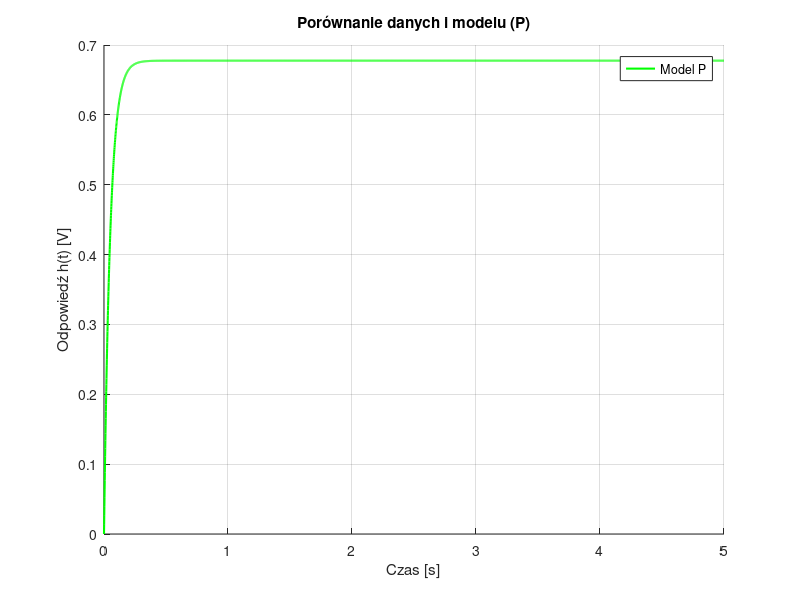

MATLAB code for this plot:
close all;
clear;
clc;

%% --- USTAWIENIA ---
typ_reg = 'P';               % 'P', 'PI', lub 'PID, lub PD'

%% --- WCZYTANIE DANYCH I PRZYGOTOWANIE ---

% --- Identyfikacja parametrów dynamicznych ---
% Dla ćw 4 wszystkie parametry identyfikujemy "z ręki" nie z csv

% Odczytana z CSV stała czasowa

Tp = 0.155500000000000

% a) Charakterystyka obiektu sterowanego -> wyznaczenie kp

Ua = -10:1:10
nUa = [-25.5 , -25, -22.5, -19, -16.5, -13.5, -11, -8, -5, -2.5, 0, 3.5, 6, 9, 12, 15, 17.5, 21, 24, 26.5, 27]

p = polyfit(Ua, nUa, 1);
kp = p(1) * 6


% b) Charakterystyka tachoprądnicy

Ut = [-2.2, -1.8, -1.62, -1.39, -1.1, -0.89, -0.85, -0.65, -0.4, -0.25,0, 0.07, 0.27, 0.47, 0.7, 0.99, 1.2, 1.51, 1.85, 2.14, 2.22];
nUt = [-25.5 , -25, -22.5, -19, -16.5, -13.5, -11, -8, -5, -2.5, 0, 3.5, 6, 9, 12, 15, 17.5, 21, 24, 26.5, 27];

p2 = polyfit(nUt, Ut, 1);
kt = p2(1) / 6


% c) Zależność sygnału (napięcia) wyjściowego THETA od kąta PHI

%theta -> napięcie na wyjściu
%phi -> kąt położenia osi
%dla poprawnego obliczenia delty trzeba bylo odwrocic dane i interpretowac
%je jako -180stopni -> 180stopni
theta = [-10.02, -9.96, -9.4, -8.82, -8.24, -7.66, -7.15, -6.55, -5.97, -5.39, -4.8, -4.19, -3.6, -3.02, -2.41, -1.83, -1.21, -0.627, 0.0246, 0.06, 0.71, 1.31, 1.92, 2.47, 3.11, 3.64, 4.21, 4.77, 5.27, 5.85, 6.41, 6.97, 7.52, 8.12, 8.68, 9.27, 9.73];
phi = -180:10:180;


d_theta = diff(theta);
d_phi = diff(phi);
ks = mean(d_theta ./ d_phi)



% d) Zależność sygnału napięcia zadającego THETA od kąta PHI

%theta2 -> napięcie na wyjściu
%phi2 -> kąt położenia osi
%tez potrzebna jest kreatywna analiza danych
%phi2 do 100, bo byla martwa strefa, a tyle punktow wystarczy do
%prawidlowego policzenia delty

theta2 = [ -9.97, -9.38, -8.79, -8.22, -7.56, -6.99, -6.43, -5.82, -5.31, -4.7, -4.1, -3.43, -2.92, -2.33, -2.29, -1.76, -1.18, -0.61, 0.002, 0.13, 0.55, 1.13, 1.85, 2.26, 2.91, 3.53, 4.04, 4.55, 5.1];
phi2 = -180:10:100;

d_theta2 = diff(theta2);
d_phi2 = diff(phi2);
kr = mean(d_theta2 ./ d_phi2)




yplus10 = 1*0.9;
ymius10 = 1*1.1;


fprintf("=== Parametry identyfikacji ===\n");
fprintf("Tp = %.4f\nkp = %.4f\nkt = %.4f\nks_mean = %.4f\nkr_mean = %.4f\n\n", ...
     Tp, kp, kt, ks, kr) ;

%% --- PARAMETRY REGULATORA I SPRZĘŻEŃ ---
Kc = 10;     % wzmocnienie proporcjonalne
Ti_nastawa = 700;     % czas całkowania -> liczba obrotów
Td_nastawa = 3;     % czas różniczkowania -> liczba obrotów
kw = 3;     % wzmocnienie sprzężenia zwrotnego
kz = 2;     % dodatkowe sprzężenie (opcjonalnie)

%Td = (2.2 + Ti_nastawa*4.7)*2.2*10^-4 Wzór ze skryptu (w dodatku poprawiony)
Ti = (1.2+Ti_nastawa*3.16)*1.2*10^-4
Td = (1+Td_nastawa*3.16)*1*10^-4

Ti = 0.1

%% --- DEFINICJE BLOKÓW ---
s = tf('s');

% Model układu ze skryptu 4.4
% 
%  MODEL OBIEKTU – silnik DC:
%  Gp(s) = k_p / s* (1 + T_p*s)
%

G_kr = kr;
Gp = kp / (s*(1 + Tp*s));



% --- Regulator w zależności od trybu ---
switch typ_reg
    case 'P'
        Gc = Kc;
        disp('➡️ Symulacja regulatora P');
    case 'PI'
        % Według skryptu 
        %Gc = Kc + 1/(s*Ti);
        Gc = Kc * (1 + 1/(Ti*s));
        disp('➡️ Symulacja regulatora PI');
    case 'PID'
        Gc = Kc * (1 + 1/(Ti*s) + (1+Td*s));
        disp('➡️ Symulacja regulatora PID');
    case 'PD'
        % Regulator PD – proporcjonalno–różniczkujący
        % Czas różniczkowania Td określa wzmocnienie składnika D
        Gc = Kc * (1+ Td*s);
        disp('➡️ Symulacja regulatora PD');

    otherwise
        error('Nieznany typ regulatora. Wybierz: P, PI, PID lub PD.');
end

%% --- UKŁAD ZAMKNIĘTY ---

% G_open_silnik = Gc*Gp;
% G_closed1 = feedback(G_open_silnik,(kt*s));
% G_closed2 = feedback(G_closed1,ks);
% 
% G_all = G_kr * G_closed2;

%% Układ regulacji położeniowej

% L = Gc * Gp;       % układ otwarty
% 
% H = kt*s;     % suma sprzężeń pochodząca z tachometru i czujnika położenia
% 
% G_closed1 = feedback(L, H);
% 
% G_all =feedback(ks * G_closed1, 1);  % Układ zamknięty z uwzględnieniem sprzężeń

%% Układ regulacji prędkościowej

G_open = Gc * Gp * kt*s;
G_all = feedback(G_open,1);


%% --- SYMULACJA ---
t = (0:0.001:5);
[y_sim, t_sim] = step(G_all, t);

%% --- CZAS USTALANIA 95% ---
y_final = y_sim(end);            % Wartość końcowa odpowiedzi
y_target = 0.95 * y_final;       % 95% wartości końcowej

% Znalezienie pierwszego momentu, w którym y_sim osiąga 95% wartości końcowej
idx = find(y_sim >= y_target, 1, 'first');  
t_settling_95 = t_sim(idx);

fprintf('Czas ustalania odpowiedzi do 95%%: %.4f s\n', t_settling_95);

%% --- PRZEREGULOWANIE ---
y_final = y_sim(end);                % wartość końcowa odpowiedzi
y_max = max(y_sim);                   % maksimum sygnału
overshoot = ((y_max - y_final)/y_final) * 100;   % przeregulowanie w %

fprintf('Przeregulowanie: %.2f %%\n', overshoot);


%% --- WYKRESY ---
figure;
hold on;
% Model
plot(t_sim, y_sim, 'g-', 'LineWidth', 1.5, 'DisplayName', ['Model ', typ_reg]);
%plot(t_sim, u_sim, 'b-', 'LineWidth', 1.5, 'DisplayName', 'Sygnał sterujący');
% yline(yplus10,'b--','DisplayName', '+ 10%')
% yline(ymius10,'g--','DisplayName', '- 10%')

xlabel('Czas [s]');
ylabel('Odpowiedź h(t) [V]');
title(['Porównanie danych i modelu (' typ_reg ')']);
legend('Location', 'best');
grid on;
hold off;
